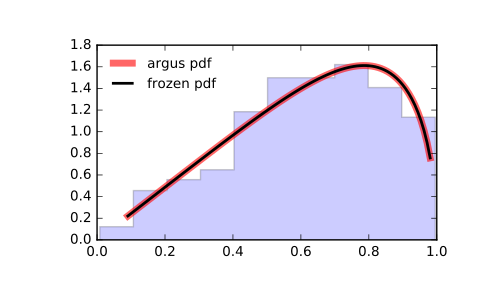

This figure's Python source:
from scipy.stats import argus
import matplotlib.pyplot as plt
fig, ax = plt.subplots(1, 1)

# Calculate a few first moments:

chi = 1
mean, var, skew, kurt = argus.stats(chi, moments='mvsk')

# Display the probability density function (``pdf``):

x = np.linspace(argus.ppf(0.01, chi),
                argus.ppf(0.99, chi), 100)
ax.plot(x, argus.pdf(x, chi),
       'r-', lw=5, alpha=0.6, label='argus pdf')

# Alternatively, the distribution object can be called (as a function)
# to fix the shape, location and scale parameters. This returns a "frozen"
# RV object holding the given parameters fixed.

# Freeze the distribution and display the frozen ``pdf``:

rv = argus(chi)
ax.plot(x, rv.pdf(x), 'k-', lw=2, label='frozen pdf')

# Check accuracy of ``cdf`` and ``ppf``:

vals = argus.ppf([0.001, 0.5, 0.999], chi)
np.allclose([0.001, 0.5, 0.999], argus.cdf(vals, chi))
# True

# Generate random numbers:

r = argus.rvs(chi, size=1000)

# And compare the histogram:

ax.hist(r, normed=True, histtype='stepfilled', alpha=0.2)
ax.legend(loc='best', frameon=False)
plt.show()
